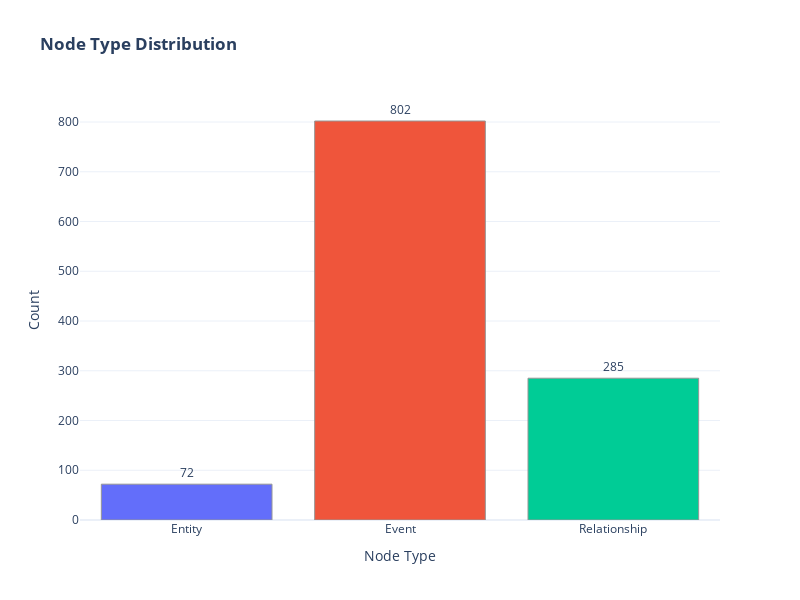

Notebook code cell kept with this figure:
### Code cell
type_counts = defaultdict(int)
for node in G.nodes():
    node_data = G.nodes[node]
    if 'type' in node_data:
        type_counts[node_data['type']] += 1

fig1 = px.bar(
    x=list(type_counts.keys()),
    y=list(type_counts.values()),
    labels={'x': 'Node Type', 'y': 'Count'},
    title='<b>Node Type Distribution</b>',
    text=list(type_counts.values()),
    color=list(type_counts.keys()),
    width=800,
    height=600
)

fig1.update_layout(
    showlegend=False,
    xaxis_title="Node Type",
    yaxis_title="Count",
    hovermode="x",
    font=dict(size=12)
)

# Improve text display
fig1.update_traces(
    texttemplate='%{text}',
    textposition='outside',
    marker_line_color='rgb(150,150,150)',
    marker_line_width=1
)

### Figure 1 — Plotly figure (JSON) as saved in the notebook; plotly's stock layout.template omitted (floating-point values rounded to 4 significant figures)
{"data": [{"hovertemplate": "color=Entity<br>Node Type=%{x}<br>Count=%{y}<br>text=%{text}<extra></extra>", "legendgroup": "Entity", "marker": {"color": "#636efa", "line": {"color": "rgb(150,150,150)", "width": 1}, "pattern": {"shape": ""}}, "name": "Entity", "orientation": "v", "showlegend": true, "text": [72.0], "textposition": "outside", "texttemplate": "%{text}", "type": "bar", "x": ["Entity"], "xaxis": "x", "y": [72], "yaxis": "y"}, {"hovertemplate": "color=Event<br>Node Type=%{x}<br>Count=%{y}<br>text=%{text}<extra></extra>", "legendgroup": "Event", "marker": {"color": "#EF553B", "line": {"color": "rgb(150,150,150)", "width": 1}, "pattern": {"shape": ""}}, "name": "Event", "orientation": "v", "showlegend": true, "text": [802.0], "textposition": "outside", "texttemplate": "%{text}", "type": "bar", "x": ["Event"], "xaxis": "x", "y": [802], "yaxis": "y"}, {"hovertemplate": "color=Relationship<br>Node Type=%{x}<br>Count=%{y}<br>text=%{text}<extra></extra>", "legendgroup": "Relationship", "marker": {"color": "#00cc96", "line": {"color": "rgb(150,150,150)", "width": 1}, "pattern": {"shape": ""}}, "name": "Relationship", "orientation": "v", "showlegend": true, "text": [285.0], "textposition": "outside", "texttemplate": "%{text}", "type": "bar", "x": ["Relationship"], "xaxis": "x", "y": [285], "yaxis": "y"}], "layout": {"barmode": "relative", "font": {"size": 12}, "height": 600, "hovermode": "x", "legend": {"title": {"text": "color"}, "tracegroupgap": 0}, "showlegend": false, "title": {"text": "<b>Node Type Distribution</b>"}, "width": 800, "xaxis": {"anchor": "y", "domain": [0, 1], "title": {"text": "Node Type"}}, "yaxis": {"anchor": "x", "domain": [0, 1], "title": {"text": "Count"}}}}
